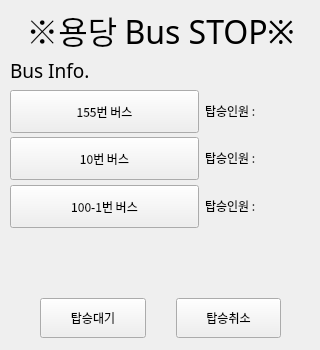
<?xml version="1.0" encoding="UTF-8"?>
<ui version="4.0">
 <class>Form</class>
 <widget class="QWidget" name="Form">
  <property name="geometry">
   <rect>
    <x>0</x>
    <y>0</y>
    <width>320</width>
    <height>350</height>
   </rect>
  </property>
  <property name="sizePolicy">
   <sizepolicy hsizetype="MinimumExpanding" vsizetype="Preferred">
    <horstretch>0</horstretch>
    <verstretch>0</verstretch>
   </sizepolicy>
  </property>
  <property name="minimumSize">
   <size>
    <width>320</width>
    <height>350</height>
   </size>
  </property>
  <property name="font">
   <font>
    <family>나눔고딕</family>
   </font>
  </property>
  <property name="windowTitle">
   <string>Form</string>
  </property>
  <widget class="QWidget" name="layoutWidget">
   <property name="geometry">
    <rect>
     <x>10</x>
     <y>9</y>
     <width>301</width>
     <height>331</height>
    </rect>
   </property>
   <layout class="QVBoxLayout" name="verticalLayout_2" stretch="1,1,2,2,2,0,0,0,1">
    <item>
     <widget class="QLabel" name="label_4">
      <property name="font">
       <font>
        <pointsize>24</pointsize>
        <underline>false</underline>
       </font>
      </property>
      <property name="text">
       <string>※용당 Bus STOP※</string>
      </property>
      <property name="alignment">
       <set>Qt::AlignCenter</set>
      </property>
     </widget>
    </item>
    <item>
     <widget class="QLabel" name="label_5">
      <property name="minimumSize">
       <size>
        <width>0</width>
        <height>0</height>
       </size>
      </property>
      <property name="font">
       <font>
        <pointsize>14</pointsize>
       </font>
      </property>
      <property name="lineWidth">
       <number>10</number>
      </property>
      <property name="text">
       <string>Bus Info.</string>
      </property>
     </widget>
    </item>
    <item>
     <layout class="QHBoxLayout" name="horizontalLayout_3" stretch="4,1,1">
      <item>
       <widget class="QPushButton" name="btnBus3">
        <property name="minimumSize">
         <size>
          <width>0</width>
          <height>43</height>
         </size>
        </property>
        <property name="text">
         <string>155번 버스</string>
        </property>
        <property name="checkable">
         <bool>true</bool>
        </property>
       </widget>
      </item>
      <item>
       <widget class="QLabel" name="label">
        <property name="text">
         <string>탑승인원 : </string>
        </property>
       </widget>
      </item>
      <item>
       <widget class="QLabel" name="bus3Cnt">
        <property name="text">
         <string/>
        </property>
       </widget>
      </item>
     </layout>
    </item>
    <item>
     <layout class="QHBoxLayout" name="horizontalLayout_4" stretch="4,1,1">
      <item>
       <widget class="QPushButton" name="btnBus1">
        <property name="minimumSize">
         <size>
          <width>0</width>
          <height>43</height>
         </size>
        </property>
        <property name="text">
         <string>10번 버스</string>
        </property>
        <property name="checkable">
         <bool>true</bool>
        </property>
       </widget>
      </item>
      <item>
       <widget class="QLabel" name="label_3">
        <property name="text">
         <string>탑승인원 : </string>
        </property>
       </widget>
      </item>
      <item>
       <widget class="QLabel" name="bus1Cnt">
        <property name="text">
         <string/>
        </property>
       </widget>
      </item>
     </layout>
    </item>
    <item>
     <layout class="QHBoxLayout" name="horizontalLayout_5" stretch="4,1,1">
      <item>
       <widget class="QPushButton" name="btnBus2">
        <property name="minimumSize">
         <size>
          <width>0</width>
          <height>43</height>
         </size>
        </property>
        <property name="text">
         <string>100-1번 버스</string>
        </property>
        <property name="checkable">
         <bool>true</bool>
        </property>
       </widget>
      </item>
      <item>
       <widget class="QLabel" name="label_2">
        <property name="text">
         <string>탑승인원 : </string>
        </property>
       </widget>
      </item>
      <item>
       <widget class="QLabel" name="bus2Cnt">
        <property name="text">
         <string/>
        </property>
       </widget>
      </item>
     </layout>
    </item>
    <item>
     <widget class="QLabel" name="label_6">
      <property name="text">
       <string/>
      </property>
     </widget>
    </item>
    <item>
     <widget class="QLabel" name="label_7">
      <property name="text">
       <string/>
      </property>
     </widget>
    </item>
    <item>
     <widget class="QLabel" name="label_8">
      <property name="text">
       <string/>
      </property>
     </widget>
    </item>
    <item>
     <layout class="QHBoxLayout" name="hzLay1" stretch="0,0">
      <property name="spacing">
       <number>30</number>
      </property>
      <property name="leftMargin">
       <number>30</number>
      </property>
      <property name="topMargin">
       <number>0</number>
      </property>
      <property name="rightMargin">
       <number>30</number>
      </property>
      <property name="bottomMargin">
       <number>20</number>
      </property>
      <item>
       <widget class="QPushButton" name="busPlus">
        <property name="minimumSize">
         <size>
          <width>0</width>
          <height>40</height>
         </size>
        </property>
        <property name="sizeIncrement">
         <size>
          <width>20</width>
          <height>20</height>
         </size>
        </property>
        <property name="text">
         <string>탑승대기</string>
        </property>
       </widget>
      </item>
      <item>
       <widget class="QPushButton" name="busMinus">
        <property name="sizePolicy">
         <sizepolicy hsizetype="Preferred" vsizetype="Preferred">
          <horstretch>0</horstretch>
          <verstretch>0</verstretch>
         </sizepolicy>
        </property>
        <property name="minimumSize">
         <size>
          <width>0</width>
          <height>40</height>
         </size>
        </property>
        <property name="text">
         <string>탑승취소</string>
        </property>
       </widget>
      </item>
     </layout>
    </item>
   </layout>
  </widget>
 </widget>
 <resources/>
 <connections/>
</ui>
